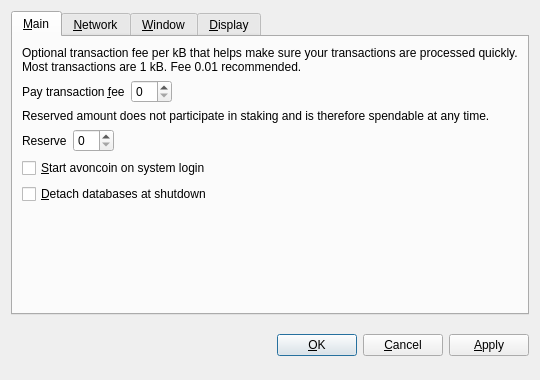
<?xml version="1.0" encoding="UTF-8"?>
<ui version="4.0">
 <class>OptionsDialog</class>
 <widget class="QDialog" name="OptionsDialog">
  <property name="geometry">
   <rect>
    <x>0</x>
    <y>0</y>
    <width>540</width>
    <height>380</height>
   </rect>
  </property>
  <property name="windowTitle">
   <string>Options</string>
  </property>
  <property name="modal">
   <bool>true</bool>
  </property>
  <layout class="QVBoxLayout" name="verticalLayout">
   <item>
    <widget class="QTabWidget" name="tabWidget">
     <property name="tabPosition">
      <enum>QTabWidget::North</enum>
     </property>
     <property name="currentIndex">
      <number>0</number>
     </property>
     <widget class="QWidget" name="tabMain">
      <attribute name="title">
       <string>&amp;Main</string>
      </attribute>
      <layout class="QVBoxLayout" name="verticalLayout_Main">
       <item>
        <widget class="QLabel" name="transactionFeeInfoLabel">
         <property name="text">
          <string>Optional transaction fee per kB that helps make sure your transactions are processed quickly. Most transactions are 1 kB. Fee 0.01 recommended.</string>
         </property>
         <property name="textFormat">
          <enum>Qt::PlainText</enum>
         </property>
         <property name="wordWrap">
          <bool>true</bool>
         </property>
        </widget>
       </item>
       <item>
        <layout class="QHBoxLayout" name="horizontalLayoutFee">
         <item>
          <widget class="QLabel" name="transactionFeeLabel">
           <property name="text">
            <string>Pay transaction &amp;fee</string>
           </property>
           <property name="textFormat">
            <enum>Qt::PlainText</enum>
           </property>
           <property name="buddy">
            <cstring>transactionFee</cstring>
           </property>
          </widget>
         </item>
         <item>
          <widget class="BitcoinAmountField" name="transactionFee"/>
         </item>
         <item>
          <spacer name="horizontalSpacerFee">
           <property name="orientation">
            <enum>Qt::Horizontal</enum>
           </property>
           <property name="sizeHint" stdset="0">
            <size>
             <width>40</width>
             <height>20</height>
            </size>
           </property>
          </spacer>
         </item>
        </layout>
       </item>
       <item>
        <widget class="QLabel" name="reserveBalanceInfoLabel">
         <property name="text">
          <string>Reserved amount does not participate in staking and is therefore spendable at any time.</string>
         </property>
         <property name="textFormat">
          <enum>Qt::PlainText</enum>
         </property>
         <property name="wordWrap">
          <bool>true</bool>
         </property>
        </widget>
       </item>
       <item>
        <layout class="QHBoxLayout" name="horizontalLayoutReserveBalance">
         <item>
          <widget class="QLabel" name="reserveBalanceLabel">
           <property name="text">
            <string>Reserve</string>
           </property>
           <property name="textFormat">
            <enum>Qt::PlainText</enum>
           </property>
           <property name="buddy">
            <cstring>reserveBalance</cstring>
           </property>
          </widget>
         </item>
         <item>
          <widget class="BitcoinAmountField" name="reserveBalance"/>
         </item>
         <item>
          <spacer name="horizontalSpacerReserveBalance">
           <property name="orientation">
            <enum>Qt::Horizontal</enum>
           </property>
           <property name="sizeHint" stdset="0">
            <size>
             <width>40</width>
             <height>20</height>
            </size>
           </property>
          </spacer>
         </item>
        </layout>
       </item>
       <item>
        <widget class="QCheckBox" name="bitcoinAtStartup">
         <property name="toolTip">
          <string>Automatically start avoncoin after logging in to the system.</string>
         </property>
         <property name="text">
          <string>&amp;Start avoncoin on system login</string>
         </property>
        </widget>
       </item>
       <item>
        <widget class="QCheckBox" name="detachDatabases">
         <property name="toolTip">
          <string>Detach block and address databases at shutdown. This means they can be moved to another data directory, but it slows down shutdown. The wallet is always detached.</string>
         </property>
         <property name="text">
          <string>&amp;Detach databases at shutdown</string>
         </property>
        </widget>
       </item>
       <item>
        <spacer name="verticalSpacer_Main">
         <property name="orientation">
          <enum>Qt::Vertical</enum>
         </property>
         <property name="sizeHint" stdset="0">
          <size>
           <width>20</width>
           <height>40</height>
          </size>
         </property>
        </spacer>
       </item>
      </layout>
     </widget>
     <widget class="QWidget" name="tabNetwork">
      <attribute name="title">
       <string>&amp;Network</string>
      </attribute>
      <layout class="QVBoxLayout" name="verticalLayout_Network">
       <item>
        <widget class="QCheckBox" name="mapPortUpnp">
         <property name="toolTip">
          <string>Automatically open the avoncoin client port on the router. This only works when your router supports UPnP and it is enabled.</string>
         </property>
         <property name="text">
          <string>Map port using &amp;UPnP</string>
         </property>
        </widget>
       </item>
       <item>
        <widget class="QCheckBox" name="connectSocks">
         <property name="toolTip">
          <string>Connect to the avoncoin network through a SOCKS proxy (e.g. when connecting through Tor).</string>
         </property>
         <property name="text">
          <string>&amp;Connect through SOCKS proxy:</string>
         </property>
        </widget>
       </item>
       <item>
        <layout class="QHBoxLayout" name="horizontalLayout_Network">
         <item>
          <widget class="QLabel" name="proxyIpLabel">
           <property name="text">
            <string>Proxy &amp;IP:</string>
           </property>
           <property name="textFormat">
            <enum>Qt::PlainText</enum>
           </property>
           <property name="buddy">
            <cstring>proxyIp</cstring>
           </property>
          </widget>
         </item>
         <item>
          <widget class="QValidatedLineEdit" name="proxyIp">
           <property name="maximumSize">
            <size>
             <width>140</width>
             <height>16777215</height>
            </size>
           </property>
           <property name="toolTip">
            <string>IP address of the proxy (e.g. 127.0.0.1)</string>
           </property>
          </widget>
         </item>
         <item>
          <widget class="QLabel" name="proxyPortLabel">
           <property name="text">
            <string>&amp;Port:</string>
           </property>
           <property name="textFormat">
            <enum>Qt::PlainText</enum>
           </property>
           <property name="buddy">
            <cstring>proxyPort</cstring>
           </property>
          </widget>
         </item>
         <item>
          <widget class="QLineEdit" name="proxyPort">
           <property name="maximumSize">
            <size>
             <width>55</width>
             <height>16777215</height>
            </size>
           </property>
           <property name="toolTip">
            <string>Port of the proxy (e.g. 9050)</string>
           </property>
          </widget>
         </item>
         <item>
          <widget class="QLabel" name="socksVersionLabel">
           <property name="text">
            <string>SOCKS &amp;Version:</string>
           </property>
           <property name="textFormat">
            <enum>Qt::PlainText</enum>
           </property>
           <property name="buddy">
            <cstring>socksVersion</cstring>
           </property>
          </widget>
         </item>
         <item>
          <widget class="QValueComboBox" name="socksVersion">
           <property name="toolTip">
            <string>SOCKS version of the proxy (e.g. 5)</string>
           </property>
          </widget>
         </item>
         <item>
          <spacer name="horizontalSpacer_Network">
           <property name="orientation">
            <enum>Qt::Horizontal</enum>
           </property>
           <property name="sizeHint" stdset="0">
            <size>
             <width>40</width>
             <height>20</height>
            </size>
           </property>
          </spacer>
         </item>
        </layout>
       </item>
       <item>
        <spacer name="verticalSpacer_Network">
         <property name="orientation">
          <enum>Qt::Vertical</enum>
         </property>
         <property name="sizeHint" stdset="0">
          <size>
           <width>20</width>
           <height>40</height>
          </size>
         </property>
        </spacer>
       </item>
      </layout>
     </widget>
     <widget class="QWidget" name="tabWindow">
      <attribute name="title">
       <string>&amp;Window</string>
      </attribute>
      <layout class="QVBoxLayout" name="verticalLayout_Window">
       <item>
        <widget class="QCheckBox" name="minimizeToTray">
         <property name="toolTip">
          <string>Show only a tray icon after minimizing the window.</string>
         </property>
         <property name="text">
          <string>&amp;Minimize to the tray instead of the taskbar</string>
         </property>
        </widget>
       </item>
       <item>
        <widget class="QCheckBox" name="minimizeOnClose">
         <property name="toolTip">
          <string>Minimize instead of exit the application when the window is closed. When this option is enabled, the application will be closed only after selecting Quit in the menu.</string>
         </property>
         <property name="text">
          <string>M&amp;inimize on close</string>
         </property>
        </widget>
       </item>
       <item>
        <spacer name="verticalSpacer_Window">
         <property name="orientation">
          <enum>Qt::Vertical</enum>
         </property>
         <property name="sizeHint" stdset="0">
          <size>
           <width>20</width>
           <height>40</height>
          </size>
         </property>
        </spacer>
       </item>
      </layout>
     </widget>
     <widget class="QWidget" name="tabDisplay">
      <attribute name="title">
       <string>&amp;Display</string>
      </attribute>
      <layout class="QVBoxLayout" name="verticalLayout_Display">
       <item>
        <layout class="QHBoxLayout" name="horizontalLayout_1_Display">
         <item>
          <widget class="QLabel" name="langLabel">
           <property name="text">
            <string>User Interface &amp;language:</string>
           </property>
           <property name="textFormat">
            <enum>Qt::PlainText</enum>
           </property>
           <property name="buddy">
            <cstring>lang</cstring>
           </property>
          </widget>
         </item>
         <item>
          <widget class="QValueComboBox" name="lang">
           <property name="toolTip">
            <string>The user interface language can be set here. This setting will take effect after restarting avoncoin.</string>
           </property>
          </widget>
         </item>
        </layout>
       </item>
       <item>
        <layout class="QHBoxLayout" name="horizontalLayout_2_Display">
         <item>
          <widget class="QLabel" name="unitLabel">
           <property name="text">
            <string>&amp;Unit to show amounts in:</string>
           </property>
           <property name="textFormat">
            <enum>Qt::PlainText</enum>
           </property>
           <property name="buddy">
            <cstring>unit</cstring>
           </property>
          </widget>
         </item>
         <item>
          <widget class="QValueComboBox" name="unit">
           <property name="toolTip">
            <string>Choose the default subdivision unit to show in the interface and when sending coins.</string>
           </property>
          </widget>
         </item>
        </layout>
       </item>
       <item>
        <widget class="QCheckBox" name="displayAddresses">
         <property name="toolTip">
          <string>Whether to show avoncoin addresses in the transaction list or not.</string>
         </property>
         <property name="text">
          <string>&amp;Display addresses in transaction list</string>
         </property>
        </widget>
       </item>
       <item>
        <widget class="QCheckBox" name="coinControlFeatures">
         <property name="toolTip">
          <string>Whether to show coin control features or not.</string>
         </property>
         <property name="text">
          <string>Display coin &amp;control features (experts only!)</string>
         </property>
        </widget>
       </item>
       <item>
        <spacer name="verticalSpacer_Display">
         <property name="orientation">
          <enum>Qt::Vertical</enum>
         </property>
         <property name="sizeHint" stdset="0">
          <size>
           <width>20</width>
           <height>40</height>
          </size>
         </property>
        </spacer>
       </item>
      </layout>
     </widget>
    </widget>
   </item>
   <item>
    <layout class="QHBoxLayout" name="horizontalLayout_Buttons">
     <item>
      <spacer name="horizontalSpacer_1">
       <property name="orientation">
        <enum>Qt::Horizontal</enum>
       </property>
       <property name="sizeHint" stdset="0">
        <size>
         <width>40</width>
         <height>48</height>
        </size>
       </property>
      </spacer>
     </item>
     <item>
      <widget class="QLabel" name="statusLabel">
       <property name="font">
        <font>
         <weight>75</weight>
         <bold>true</bold>
        </font>
       </property>
       <property name="text">
        <string/>
       </property>
       <property name="textFormat">
        <enum>Qt::PlainText</enum>
       </property>
       <property name="wordWrap">
        <bool>true</bool>
       </property>
      </widget>
     </item>
     <item>
      <spacer name="horizontalSpacer_2">
       <property name="orientation">
        <enum>Qt::Horizontal</enum>
       </property>
       <property name="sizeHint" stdset="0">
        <size>
         <width>40</width>
         <height>48</height>
        </size>
       </property>
      </spacer>
     </item>
     <item>
      <widget class="QPushButton" name="okButton">
       <property name="text">
        <string>&amp;OK</string>
       </property>
      </widget>
     </item>
     <item>
      <widget class="QPushButton" name="cancelButton">
       <property name="text">
        <string>&amp;Cancel</string>
       </property>
       <property name="autoDefault">
        <bool>false</bool>
       </property>
      </widget>
     </item>
     <item>
      <widget class="QPushButton" name="applyButton">
       <property name="text">
        <string>&amp;Apply</string>
       </property>
       <property name="autoDefault">
        <bool>false</bool>
       </property>
      </widget>
     </item>
    </layout>
   </item>
  </layout>
 </widget>
 <customwidgets>
  <customwidget>
   <class>BitcoinAmountField</class>
   <extends>QSpinBox</extends>
   <header>bitcoinamountfield.h</header>
  </customwidget>
  <customwidget>
   <class>QValueComboBox</class>
   <extends>QComboBox</extends>
   <header>qvaluecombobox.h</header>
  </customwidget>
  <customwidget>
   <class>QValidatedLineEdit</class>
   <extends>QLineEdit</extends>
   <header>qvalidatedlineedit.h</header>
  </customwidget>
 </customwidgets>
 <resources/>
 <connections/>
</ui>
